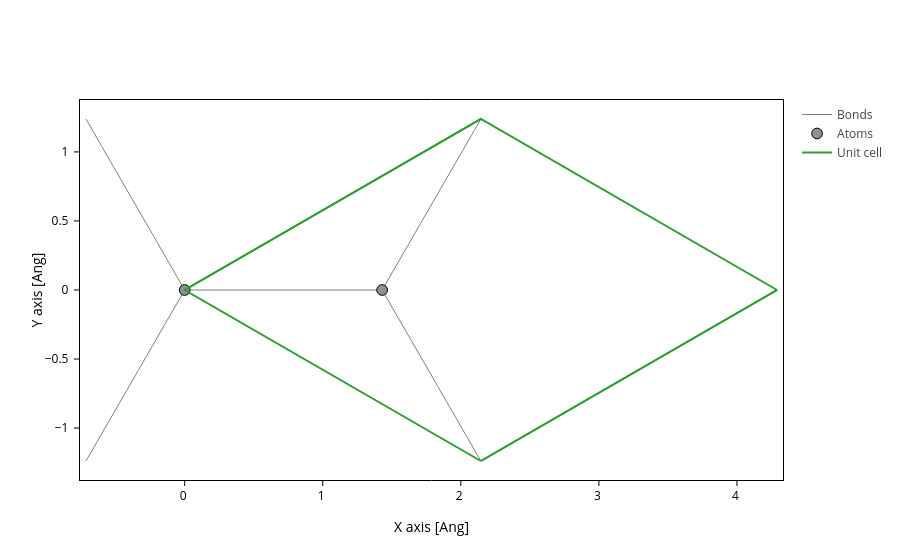

This figure's notebook cell:
### Markdown cell above
# Create basis for pristine graphene layer (primitive unit cell)

### Code cell
bond = 1.43
gr = sisl.geom.graphene(bond, "C")
gr.plot(axes="xy")
